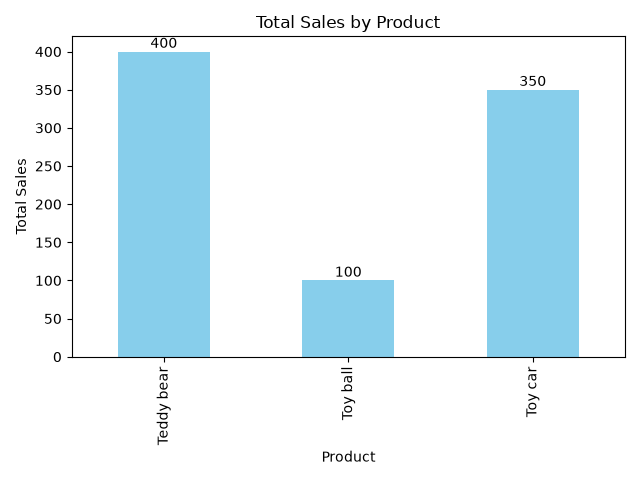

Here is the Python script that generated this plot:
# Lesson 20 - First Sales Bar Chart

import pandas as pd
import matplotlib.pyplot as plt

# Read the sales CSV file
df = pd.read_csv("sales.csv")

# Calculate total sales for each product
total_sales = df.groupby("Product")["Sales"].sum()

# Print total sales
print("Total Sales by Product:")
print(total_sales)

# Create a bar chart
total_sales.plot(kind="bar", color="skyblue")

#display sales number above the bars
for index, value in enumerate(total_sales):
    plt.text(index, value + 5, str(value), ha="center")

# Add chart title
plt.title("Total Sales by Product")

# Add axis labels
plt.xlabel("Product")
plt.ylabel("Total Sales")

# Adjust spacing
plt.tight_layout()

#to save chart as an image
plt.savefig("sales_chart.png")

# Display the chart
plt.show()
